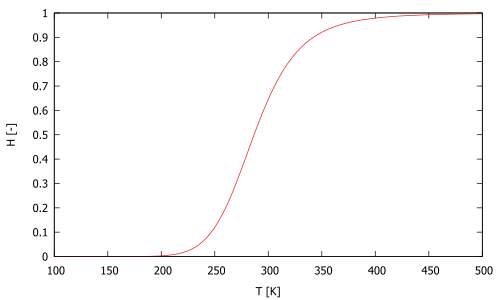

Source code (gnuplot):
# This is a GNUPLOT script
#
reset
set autoscale                          # scale axes automatically
unset log                              # remove any log-scaling
unset label                            # remove any previous labels
set xtic auto                          # set xtics automatically
set ytic auto                          # set ytics automatically

# Set terminal type
set terminal pdfcairo
set output "transferfunctionH.pdf"

#
Ropt = 16218.0
B    = 3892.2
A    = 0.020637035
H(x) = Ropt/(A*exp(B/x)+Ropt)
#fourtwo(x) = 0.42
#two80(t) = 280.0

set xrange [100:500]
set trange [280:280]
#set style line 1  linetype 2 linecolor rgb "blue"  linewidth 0.500 pointtype 2 pointsize default pointinterval 50
set xlabel "T [K]" # offset -1
set ylabel "H [-]" # offset 0,-1
#set style line 1 lt 0 lc "blue" lw 1.5
plot H(x) notitle lc 7 with lines
 
set output
